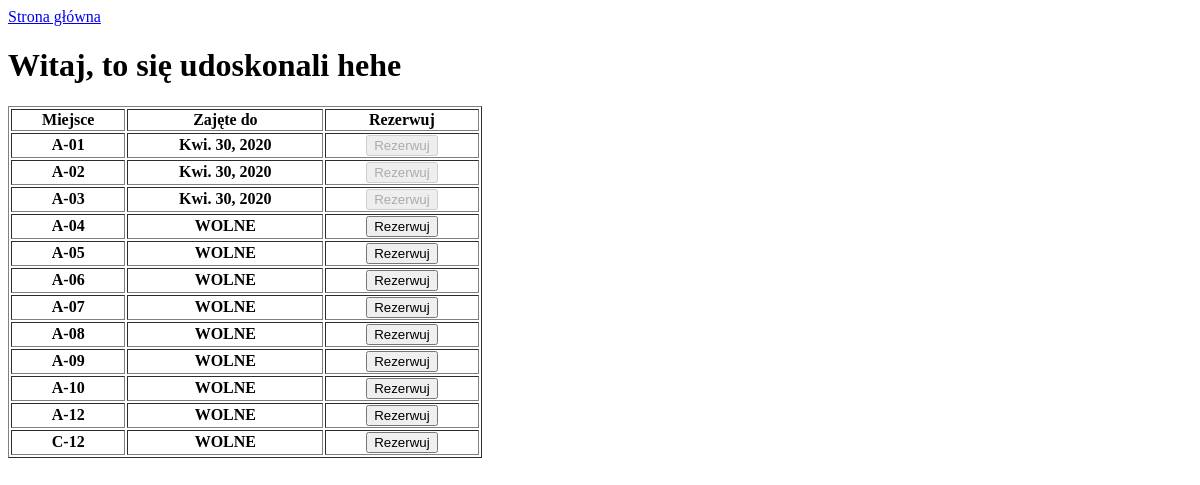
/marine/, run on an earlier commit of the app's database.
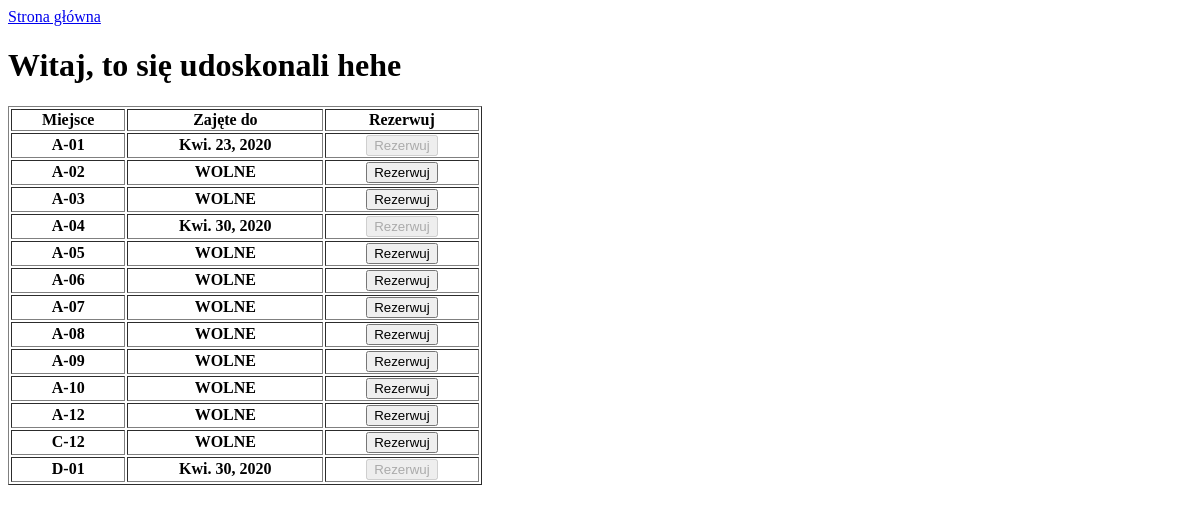
And on a later commit of the database.
### marine/models.py (models this page shows, shortened)
class ParkingPlace(models.Model):
    parking_place = models.CharField(max_length=5)
    occupied_to = models.DateField('Occupied to', blank=True, null=True)
    name_yacht = models.CharField(max_length=50, null=True, blank=True)
    def place_free(self):
        if self.occupied_to:
            return self.occupied_to <= datetime.date.today()
        else:
            return True
    place_free.boolean = True
    place_free.short_description = 'Place free?'

### marine/views.py (the view)
# urls.py: path('', views.IndexView.as_view(), name='index'),
class IndexView(generic.ListView):
    template_name = 'marine/index.html'
    context_object_name = 'parking_places'
    def get_queryset(self):
        return ParkingPlace.objects.order_by('parking_place')

### marine/templates/marine/index.html
{% extends 'marine/base.html' %}
{% block content %}
    <table style="width:40%" border="1">
        <tr>
            <th>Miejsce</th>
            <th>Zajęte do</th>
            <th>Rezerwuj</th>
        </tr>
    {% for parking_place in parking_places %}
        <tr>
            <th>{{ parking_place.parking_place }}</th>
            <th>
                {% if parking_place.occupied_to and not parking_place.place_free %}
                {{ parking_place.occupied_to }}
                {% else %} WOLNE
                {% endif %}
            </th>
            <th>
                <form action="{% url 'marine:new_book' %}">
                {% if parking_place.place_free %}
                    <button type="submit" name="parking_place" value="{{ parking_place.parking_place }}">Rezerwuj</button>
                {% else %}
                    <button type="button" disabled>Rezerwuj</button>
                {% endif %}
                </form>
            </th>
        </tr>
    {% endfor %}
    </table>
{% endblock %}

What changed in the data, as far as the page shows it:
changed ParkingPlace: occupied_to "Kwi. 30, 2020" → "Kwi. 23, 2020"
changed ParkingPlace (number 2 of 13 on the later page): occupied_to "Kwi. 30, 2020" → (not shown); now shows "WOLNE"
changed ParkingPlace (number 3 of 13 on the later page): occupied_to "Kwi. 30, 2020" → (not shown); now shows "WOLNE"
changed ParkingPlace (number 4 of 13 on the later page): occupied_to (not shown) → "Kwi. 30, 2020"; no longer shows "WOLNE"
added ParkingPlace: parking_place "D-01", occupied_to "Kwi. 30, 2020", shows "Rezerwuj"
